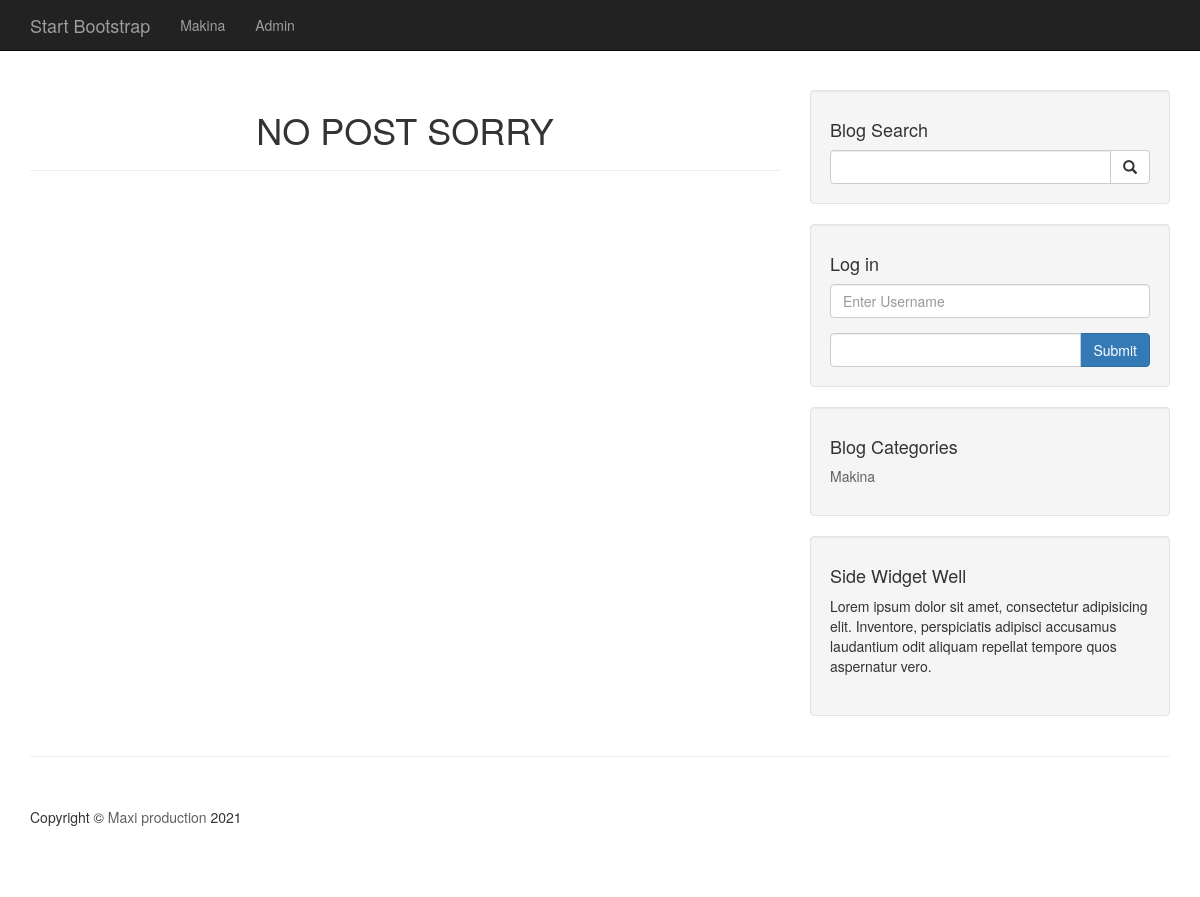
Before: / with the older database file.
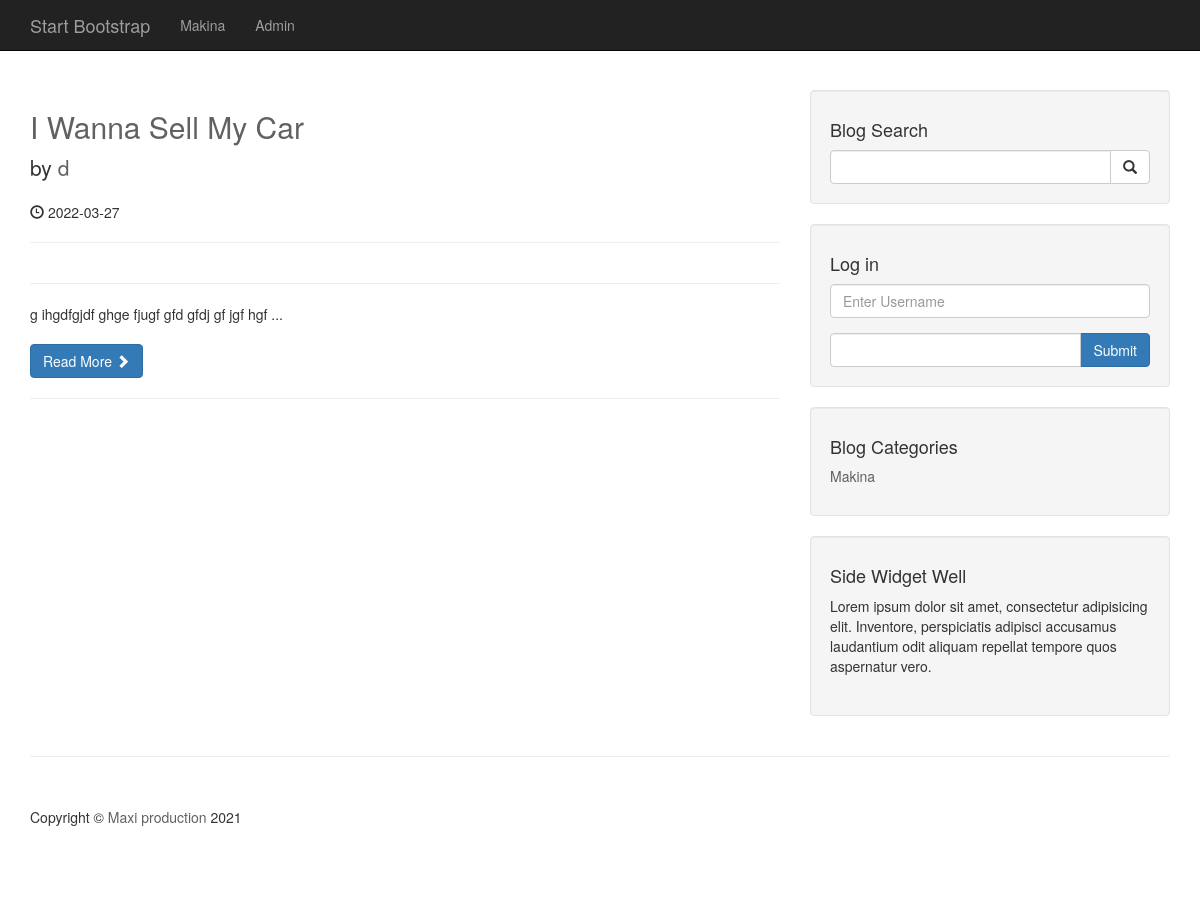
After: the same page with the newer database file.
### tables this page shows
CREATE TABLE `categories` (
  `cat_id` int(4) NOT NULL,
  `cat_title` varchar(255) NOT NULL
);

CREATE TABLE `posts` (
  `post_id` int(4) NOT NULL,
  `post_category_id` int(4) NOT NULL,
  `post_user_id` int(4) NOT NULL,
  `post_title` varchar(255) NOT NULL,
  `post_author` varchar(255) NOT NULL,
  `post_date` date NOT NULL,
  `post_image` text NOT NULL,
  `post_content` text NOT NULL,
  `post_tags` varchar(255) NOT NULL,
  `post_coment_count` int(15) NOT NULL DEFAULT 0,
  `post_status` varchar(255) NOT NULL DEFAULT 'draft',
  `post_views_count` int(10) NOT NULL DEFAULT 0
);

### index.php (the view, shortened to what this page needs)
<?php   include "includes/header.php";  ?>
<?php   include "includes/navigation.php";  ?>
<div class="container">
    <div class="row">
        <div class="col-md-8">
            <?php
            $post_status=null;
                $query = "Select * from posts where post_status = 'Published'";
                $result = mysqli_query($connection,$query);
                while($row = mysqli_fetch_assoc($result) ){
                    $post_id = $row['post_id'];
                    $post_user_id = $row['post_user_id'];
                    $post_title = $row['post_title'];
                    $post_author = $row['post_author'];
                    $post_date = $row['post_date'];
                    $post_content =  substr($row['post_content'], 0 , 100)."...";
                    $post_status = $row['post_status'];
                ?>
            <h2>
                <a href="post.php?p_id=<?php   echo $post_id  ?>">
                <?php   echo $post_title    ?>
                </a>
            </h2>
            <p class="lead">
                by <a href="user_profile.php?u_id=<?php echo $post_user_id?>">
                    <?php   echo $post_author    ?>
                </a>
            </p>
            <p><span class="glyphicon glyphicon-time"></span>
            <?php   echo $post_date    ?>
            </p>
            <hr>
            <hr>
            <p>
            <?php   echo $post_content    ?>
            </p>
            <a class="btn btn-primary" href="post.php?p_id=<?php   echo $post_id  ?>">
                Read More <span class="glyphicon glyphicon-chevron-right"></span>
            </a>
           <?php  }
            if(!$post_status){
                echo "<h1 class='text-center'> NO POST SORRY </h1>";
            }
            ?>
            <hr>
        </div>
        <?PHP   include "includes/sidebar.php";   ?>
    </div>
    <hr>
   <?php    include "includes/footer.php";  ?>

### includes/header.php (shortened to what this page needs)
<!DOCTYPE html>
<html lang="en">
<head>
    <link href="css/bootstrap.min.css" rel="stylesheet">
    <link href="css/blog-home.css" rel="stylesheet">
    <link href="css/user_profile.css" rel="stylesheet">
</head>
<body>

### includes/navigation.php (shortened to what this page needs)
<nav class="navbar navbar-inverse navbar-fixed-top" role="navigation">
        <div class="container">
            <div class="navbar-header">
                <a class="navbar-brand" href="index.php">Start Bootstrap</a>
            </div>
            <div class="collapse navbar-collapse" id="bs-example-navbar-collapse-1">
                <ul class="nav navbar-nav">
                   <?php
                    $query = "Select * from categories";
                    $result = mysqli_query($connection,$query);
                    while($row = mysqli_fetch_assoc($result)){
                        $cat_title = $row['cat_title'];
                        $cat_id = $row['cat_id'];
                        echo "<li><a href='category.php?cat_id=$cat_id'> {$cat_title} </a> </li>";
                    }
                    ?>
                    <li><a href='admin'>Admin</a> </li>
                </ul>
            </div>
        </div>
    </nav>

### includes/sidebar.php
<div class="col-md-4">
    <div class="well">
        <h4>Blog Search</h4>
        <form action="search.php" method="post">
            <div class="input-group">
                <input name="search" type="text" class="form-control">
                <span class="input-group-btn">
                    <button name="submit" class="btn btn-default" type="submit">
                        <span class="glyphicon glyphicon-search"></span>
                    </button>
                </span>
            </div>
        </form>
    </div>
    <div class="well">
        <h4>Log in</h4>
        <form action="includes/login.php" method="post">
            <div class="form-group">
                <input name="username" type="text" class="form-control" placeholder="Enter Username">
            </div>
            <div class="input-group">
                <input name="password" type="password" class="form-control">
                <span class="input-group-btn">
                   <button class="btn btn-primary " name="login" type="submit">
                       Submit
                   </button>
                </span>
            </div>
        </form>
    </div>
    <div class="well">
        <h4>Blog Categories</h4>
        <div class="row">
            <div class="col-lg-12">
                <ul class="list-unstyled">
                    <?php
                                $query = "Select * from categories ";
                                $result = mysqli_query($connection,$query);
                                while($row = mysqli_fetch_assoc($result)){
                                    $cat_title = $row['cat_title'];
                                    $cat_id = $row['cat_id'];
                                    echo "<li><a href='category.php?cat_id=$cat_id'> {$cat_title} </a> </li>";
                                }
                                ?>
                </ul>
            </div>
        </div>
    </div>
    <?php include   "widget.php";   ?>
</div>

### includes/widget.php
<div class="well">
    <h4>Side Widget Well</h4>
    <p>Lorem ipsum dolor sit amet, consectetur adipisicing elit. Inventore, perspiciatis adipisci accusamus laudantium odit aliquam repellat tempore quos aspernatur vero.</p>
</div>

### includes/footer.php (shortened to what this page needs)
 <footer>
            <div class="row">
                <div class="col-lg-12">
                    <p>Copyright &copy; <a href="https://api.whatsapp.com/send?phone=+355+68+534+4136">Maxi production</a> 2021</p>
                </div>
            </div>
        </footer>
    </div>
</body>
</html>

### css/blog-home.css (style rules this page uses)
body { padding-top: 70px; }
footer { margin: 50px 0; }

### css/user_profile.css (style rules this page uses)
body { margin-top: 20px; }
a, a:active, a:focus { color: #616161; text-decoration: none; transition-timing-function: ease-in-out; -ms-transition-timing-function: ease-in-out; -moz-transition-timing-function: ease-in-out; -webkit-transition-timing-function: ease-in-out; -o-transition-timing-function: ease-in-out; transition-duration: .2s; -ms-transition-duration: .2s; -moz-transition-duration: .2s; -webkit-transition-duration: .2s; -o-transition-duration: .2s; }
p { margin: 0 0 20px; }

Changed rows visible on the page:
added posts: post_title "I Wanna Sell My Car", post_author "d", post_date "2022-03-27", post_content "g ihgdfgjdf ghge fjugf gfd gfdj gf jgf hgf ..."
Other visible differences:
text no longer shown: "NO POST SORRY"
